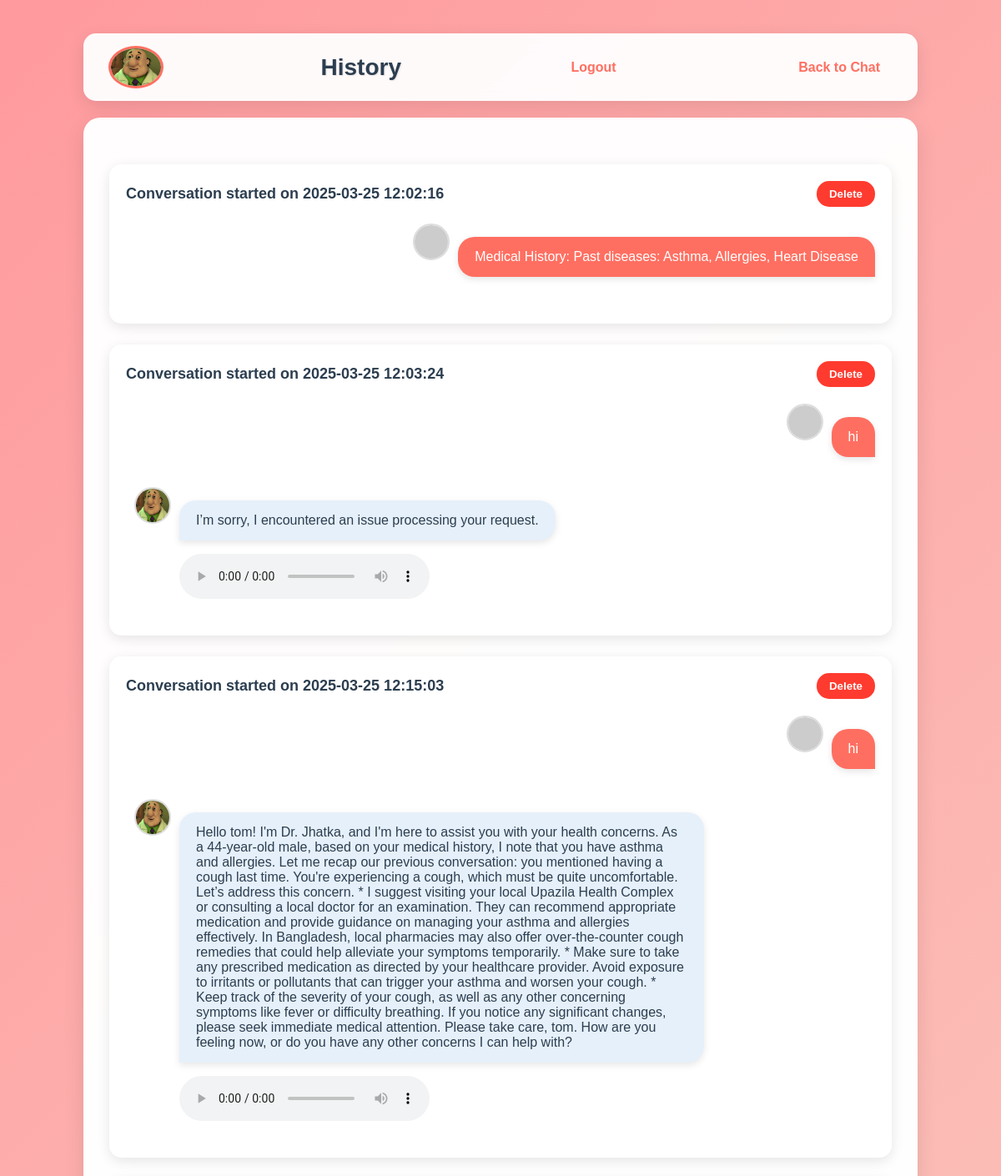
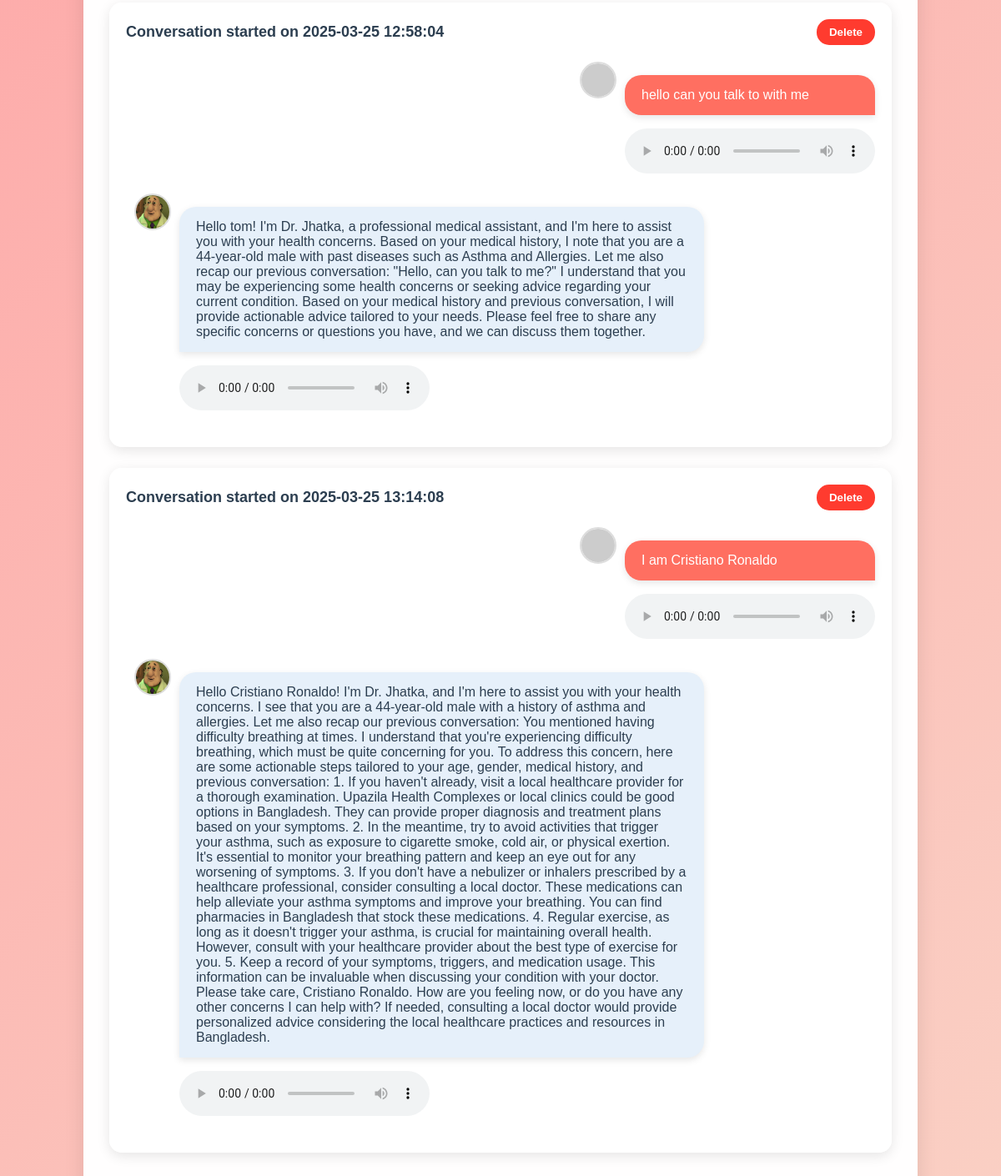
The app's page /history (signed in) with its own data (2 pictures, top to bottom).
### app/models.py (models this page shows, shortened)
class Conversation(db.Model):
    id = db.Column(db.Integer, primary_key=True)
    user_id = db.Column(db.Integer, db.ForeignKey('user.id'), nullable=False)
    start_time = db.Column(db.DateTime, default=datetime.utcnow)
    last_updated = db.Column(db.DateTime, default=datetime.utcnow, onupdate=datetime.utcnow)
    messages = db.relationship('Message', backref='conversation', lazy='dynamic', cascade='all, delete-orphan', order_by='Message.timestamp.asc()')

class Message(db.Model):
    id = db.Column(db.Integer, primary_key=True)
    conversation_id = db.Column(db.Integer, db.ForeignKey('conversation.id'), nullable=False)
    sender = db.Column(db.String(20), nullable=False)  # 'user' or 'doctor'
    text_content = db.Column(db.Text)
    image_path = db.Column(db.String(255))
    audio_path = db.Column(db.String(255))
    timestamp = db.Column(db.DateTime, default=datetime.utcnow)

### app/routes/main.py (the view)
@main_bp.route('/history')
@login_required
def history():
    conversations = (
        Conversation.query
        .filter_by(user_id=current_user.id)
        .order_by(Conversation.start_time.asc())
        .all()
    )
    return render_template('history.html', conversations=conversations)

### app/models.py (called while the page is built)
@login_manager.user_loader
def load_user(id):
    return User.query.get(int(id))

### templates/history.html (shortened to what this page needs)
{% extends "base.html" %}
{% block content %}
    <header>
        <img src="{{ url_for('static', filename='images/doctor-avatar.png') }}" alt="Doctor" class="logo">
        <h1>History</h1>
        <a href="{{ url_for('auth.logout') }}">Logout</a>
        <a href="{{ url_for('chat.chat_page') }}">Back to Chat</a>
    </header>
    <div class="chat-window">
        {% for conversation in conversations %}
            <div class="conversation" data-conversation-id="{{ conversation.id }}">
                <div class="conversation-header">
                    <h3>Conversation started on {{ conversation.start_time.strftime('%Y-%m-%d %H:%M:%S') }}</h3>
                    <button class="delete-conversation" data-conversation-id="{{ conversation.id }}">Delete</button>
                </div>
                {% for message in conversation.messages %}
                    <div class="message {{ message.sender }}">
                        <img src="{{ url_for('static', filename='images/' + (message.sender + '-avatar.png')) }}" class="avatar" onerror="this.src='https://via.placeholder.com/40';">
                        <div class="message-content">
                            {% if message.text_content %}<p>{{ message.text_content }}</p>{% endif %}
                            {% if message.audio_path %}<audio controls src="{{ message.audio_path }}"></audio>{% endif %}
                        </div>
                    </div>
                {% endfor %}
            </div>
        {% endfor %}
    </div>
{% endblock %}

### static/css/style.css (style rules this page uses)
body { background: linear-gradient(135deg, #ff9a9e, #fad0c4, #fad0c4, #a1c4fd, #c2e9fb); font-family: 'Poppins', sans-serif; margin: 0; min-height: 100vh; display: flex; justify-content: center; align-items: center; background-size: 400% 400%; animation: gradientShift 20s ease infinite; }
header { display: flex; justify-content: space-between; align-items: center; background: rgba(255, 255, 255, 0.95); padding: 15px 30px; border-radius: 15px; box-shadow: 0 6px 20px rgba(0, 0, 0, 0.1); backdrop-filter: blur(10px); position: sticky; top: 20px; z-index: 10; }
.logo { width: 60px; border-radius: 50%; border: 3px solid #ff6f61; transition: transform 0.3s ease; }
header h1 { font-size: 28px; color: #2c3e50; margin: 0; text-shadow: 1px 1px 2px rgba(0, 0, 0, 0.1); }
header a { color: #ff6f61; text-decoration: none; font-weight: 600; padding: 8px 15px; border-radius: 20px; transition: background 0.3s ease, color 0.3s ease; }
.chat-window { background: rgba(255, 255, 255, 0.98); padding: 30px; border-radius: 20px; box-shadow: 0 8px 25px rgba(0, 0, 0, 0.1); margin-top: 20px; backdrop-filter: blur(8px); border: 1px solid rgba(255, 255, 255, 0.3); }
.message { margin: 20px 0; display: flex; align-items: flex-start; opacity: 0; animation: fadeIn 0.5s ease forwards; }
.message.user { justify-content: flex-end; }
.message .avatar { width: 40px; height: 40px; border-radius: 50%; margin: 0 10px; border: 2px solid #ddd; }
.message-content { position: relative; max-width: 70%; }
.message.user .message-content p { background: #ff6f61; color: #fff; padding: 15px 20px; border-radius: 20px 20px 0 20px; box-shadow: 0 3px 8px rgba(0, 0, 0, 0.1); }
.message.doctor .message-content p { background: #e6f0fa; color: #2c3e50; padding: 15px 20px; border-radius: 20px 20px 20px 0; box-shadow: 0 3px 8px rgba(0, 0, 0, 0.1); }
button { padding: 12px; background: #ff6f61; color: #fff; border: none; border-radius: 25px; cursor: pointer; font-weight: 600; transition: background 0.3s ease, transform 0.3s ease; }
.conversation { margin: 25px 0; padding: 20px; background: rgba(255, 255, 255, 0.95); border-radius: 15px; box-shadow: 0 4px 15px rgba(0, 0, 0, 0.1); }
.conversation-header { display: flex; justify-content: space-between; align-items: center; margin-bottom: 15px; }
.conversation-header h3 { margin: 0; font-size: 18px; color: #2c3e50; }
.delete-conversation { background: #ff3b2f; color: #fff; border: none; padding: 8px 15px; border-radius: 15px; cursor: pointer; transition: background 0.3s ease, transform 0.3s ease; }

### records on screen
Conversation: start_time "2025-03-25 12:02:16"
Message: text_content "Medical History: Past diseases: Asthma, Allergies, Heart Disease"
Conversation: start_time "2025-03-25 12:03:24"
Message: text_content "hi"
Message: sender (picture), text_content "I’m sorry, I encountered an issue processing your request."
Conversation: start_time "2025-03-25 12:15:03"
Message: text_content "hi"
Message: sender (picture), text_content "Hello tom! I'm Dr. Jhatka, and I'm here to assist you with your health concerns. As a 44-year-old male, based on your medical history, I note that you have asthma and allergies. Let me recap our previous conversation: you mentioned having a cough last time. You're experiencing a cough, which must be quite uncomfortable. Let’s address this concern. * I suggest visiting your local Upazila Health Complex or consulting a local doctor for an examination. They can recommend appropriate medication and provide guidance on managing your asthma and allergies effectively. In Bangladesh, local pharmacies may also offer over-the-counter cough remedies that could help alleviate your symptoms temporarily.…"
Conversation: start_time "2025-03-25 12:58:04"
Message: text_content "hello can you talk to with me"
Message: sender (picture), text_content "Hello tom! I'm Dr. Jhatka, a professional medical assistant, and I'm here to assist you with your health concerns. Based on your medical history, I note that you are a 44-year-old male with past diseases such as Asthma and Allergies. Let me also recap our previous conversation: \"Hello, can you talk to me?\" I understand that you may be experiencing some health concerns or seeking advice regarding your current condition. Based on your medical history and previous conversation, I will provide actionable advice tailored to your needs. Please feel free to share any specific concerns or questions you have, and we can discuss them together."
Conversation: start_time "2025-03-25 13:14:08"
Message: text_content "I am Cristiano Ronaldo"
Message: sender (picture), text_content "Hello Cristiano Ronaldo! I'm Dr. Jhatka, and I'm here to assist you with your health concerns. I see that you are a 44-year-old male with a history of asthma and allergies. Let me also recap our previous conversation: You mentioned having difficulty breathing at times. I understand that you're experiencing difficulty breathing, which must be quite concerning for you. To address this concern, here are some actionable steps tailored to your age, gender, medical history, and previous conversation: 1. If you haven't already, visit a local healthcare provider for a thorough examination. Upazila Health Complexes or local clinics could be good options in Bangladesh. They can provide proper…"
